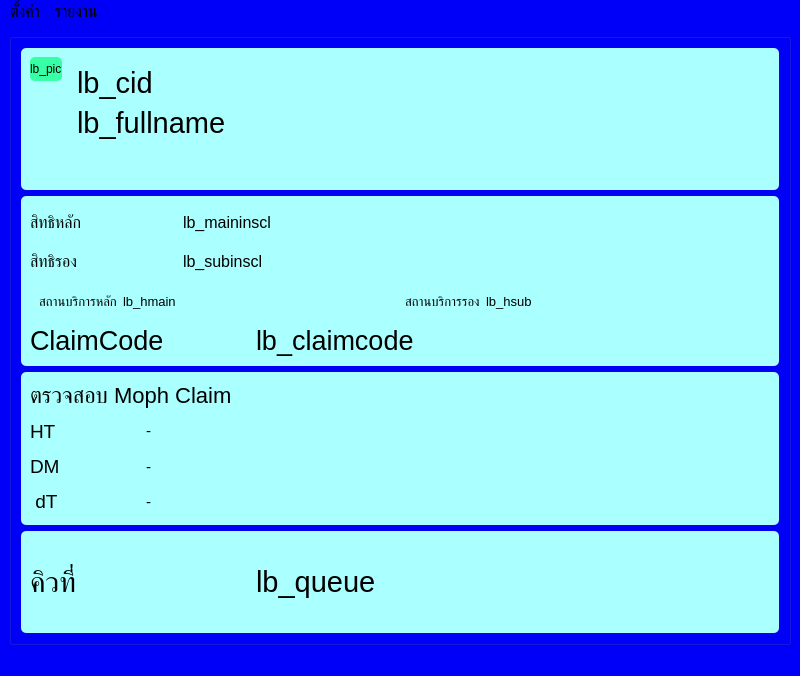
<?xml version="1.0" encoding="UTF-8"?>
<ui version="4.0">
 <class>MainWindow</class>
 <widget class="QMainWindow" name="MainWindow">
  <property name="geometry">
   <rect>
    <x>0</x>
    <y>0</y>
    <width>800</width>
    <height>676</height>
   </rect>
  </property>
  <property name="palette">
   <palette>
    <active>
     <colorrole role="Button">
      <brush brushstyle="SolidPattern">
       <color alpha="255">
        <red>0</red>
        <green>0</green>
        <blue>249</blue>
       </color>
      </brush>
     </colorrole>
     <colorrole role="Base">
      <brush brushstyle="SolidPattern">
       <color alpha="255">
        <red>0</red>
        <green>0</green>
        <blue>249</blue>
       </color>
      </brush>
     </colorrole>
     <colorrole role="Window">
      <brush brushstyle="SolidPattern">
       <color alpha="255">
        <red>0</red>
        <green>0</green>
        <blue>249</blue>
       </color>
      </brush>
     </colorrole>
    </active>
    <inactive>
     <colorrole role="Button">
      <brush brushstyle="SolidPattern">
       <color alpha="255">
        <red>0</red>
        <green>0</green>
        <blue>249</blue>
       </color>
      </brush>
     </colorrole>
     <colorrole role="Base">
      <brush brushstyle="SolidPattern">
       <color alpha="255">
        <red>0</red>
        <green>0</green>
        <blue>249</blue>
       </color>
      </brush>
     </colorrole>
     <colorrole role="Window">
      <brush brushstyle="SolidPattern">
       <color alpha="255">
        <red>0</red>
        <green>0</green>
        <blue>249</blue>
       </color>
      </brush>
     </colorrole>
    </inactive>
    <disabled>
     <colorrole role="Button">
      <brush brushstyle="SolidPattern">
       <color alpha="255">
        <red>0</red>
        <green>0</green>
        <blue>249</blue>
       </color>
      </brush>
     </colorrole>
     <colorrole role="Base">
      <brush brushstyle="SolidPattern">
       <color alpha="255">
        <red>0</red>
        <green>0</green>
        <blue>249</blue>
       </color>
      </brush>
     </colorrole>
     <colorrole role="Window">
      <brush brushstyle="SolidPattern">
       <color alpha="255">
        <red>0</red>
        <green>0</green>
        <blue>249</blue>
       </color>
      </brush>
     </colorrole>
    </disabled>
   </palette>
  </property>
  <property name="font">
   <font>
    <pointsize>14</pointsize>
   </font>
  </property>
  <property name="windowTitle">
   <string>MainWindow</string>
  </property>
  <property name="styleSheet">
   <string notr="true">background-color: rgb(0, 0, 249);</string>
  </property>
  <widget class="QWidget" name="centralwidget">
   <layout class="QGridLayout" name="gridLayout">
    <item row="0" column="0">
     <widget class="QGroupBox" name="groupBox">
      <property name="title">
       <string/>
      </property>
      <layout class="QVBoxLayout" name="verticalLayout_3" stretch="25,30,27,18">
       <item>
        <widget class="QFrame" name="frame_3">
         <property name="styleSheet">
          <string notr="true">background-color: rgb(170, 255, 255);
border-radius: 5px;</string>
         </property>
         <property name="frameShape">
          <enum>QFrame::StyledPanel</enum>
         </property>
         <property name="frameShadow">
          <enum>QFrame::Raised</enum>
         </property>
         <layout class="QFormLayout" name="formLayout">
          <item row="0" column="0">
           <widget class="QLabel" name="lb_pic">
            <property name="styleSheet">
             <string notr="true">background-color: rgb(55, 255, 165);</string>
            </property>
            <property name="text">
             <string>lb_pic</string>
            </property>
           </widget>
          </item>
          <item row="0" column="1">
           <widget class="QFrame" name="frame_5">
            <property name="frameShape">
             <enum>QFrame::StyledPanel</enum>
            </property>
            <property name="frameShadow">
             <enum>QFrame::Raised</enum>
            </property>
            <layout class="QVBoxLayout" name="verticalLayout_4">
             <item>
              <widget class="QLabel" name="lb_cid">
               <property name="font">
                <font>
                 <pointsize>22</pointsize>
                </font>
               </property>
               <property name="styleSheet">
                <string notr="true">color: rgb(0, 0, 0);</string>
               </property>
               <property name="text">
                <string>lb_cid</string>
               </property>
              </widget>
             </item>
             <item>
              <widget class="QLabel" name="lb_fullname">
               <property name="font">
                <font>
                 <pointsize>22</pointsize>
                </font>
               </property>
               <property name="styleSheet">
                <string notr="true">color: rgb(0, 0, 0);</string>
               </property>
               <property name="text">
                <string>lb_fullname</string>
               </property>
              </widget>
             </item>
            </layout>
           </widget>
          </item>
         </layout>
        </widget>
       </item>
       <item>
        <widget class="QFrame" name="frame">
         <property name="styleSheet">
          <string notr="true">background-color: rgb(170, 255, 255);
border-radius: 5px;</string>
         </property>
         <property name="frameShape">
          <enum>QFrame::StyledPanel</enum>
         </property>
         <property name="frameShadow">
          <enum>QFrame::Raised</enum>
         </property>
         <layout class="QVBoxLayout" name="verticalLayout">
          <item>
           <layout class="QHBoxLayout" name="horizontalLayout_10" stretch="20,80">
            <item>
             <widget class="QLabel" name="label_13">
              <property name="font">
               <font>
                <pointsize>12</pointsize>
               </font>
              </property>
              <property name="autoFillBackground">
               <bool>false</bool>
              </property>
              <property name="styleSheet">
               <string notr="true">color: rgb(0, 0, 0);</string>
              </property>
              <property name="text">
               <string>สิทธิหลัก</string>
              </property>
             </widget>
            </item>
            <item>
             <widget class="QLabel" name="lb_maininscl">
              <property name="font">
               <font>
                <pointsize>12</pointsize>
               </font>
              </property>
              <property name="styleSheet">
               <string notr="true">color: rgb(0, 0, 0);</string>
              </property>
              <property name="text">
               <string>lb_maininscl</string>
              </property>
             </widget>
            </item>
           </layout>
          </item>
          <item>
           <layout class="QHBoxLayout" name="horizontalLayout_6" stretch="20,80">
            <item>
             <widget class="QLabel" name="label_11">
              <property name="font">
               <font>
                <pointsize>12</pointsize>
               </font>
              </property>
              <property name="autoFillBackground">
               <bool>false</bool>
              </property>
              <property name="styleSheet">
               <string notr="true">color: rgb(0, 0, 0);</string>
              </property>
              <property name="text">
               <string>สิทธิรอง</string>
              </property>
             </widget>
            </item>
            <item>
             <widget class="QLabel" name="lb_subinscl">
              <property name="font">
               <font>
                <pointsize>12</pointsize>
               </font>
              </property>
              <property name="styleSheet">
               <string notr="true">color: rgb(0, 0, 0);</string>
              </property>
              <property name="text">
               <string>lb_subinscl</string>
              </property>
             </widget>
            </item>
           </layout>
          </item>
          <item>
           <widget class="QWidget" name="widget" native="true">
            <layout class="QHBoxLayout" name="horizontalLayout" stretch="10,40,10,40">
             <item>
              <widget class="QLabel" name="label">
               <property name="font">
                <font>
                 <pointsize>10</pointsize>
                </font>
               </property>
               <property name="text">
                <string>สถานบริการหลัก</string>
               </property>
              </widget>
             </item>
             <item>
              <widget class="QLabel" name="lb_hmain">
               <property name="font">
                <font>
                 <pointsize>10</pointsize>
                </font>
               </property>
               <property name="text">
                <string>lb_hmain</string>
               </property>
              </widget>
             </item>
             <item>
              <widget class="QLabel" name="label_4">
               <property name="font">
                <font>
                 <pointsize>10</pointsize>
                </font>
               </property>
               <property name="text">
                <string>สถานบริการรอง</string>
               </property>
              </widget>
             </item>
             <item>
              <widget class="QLabel" name="lb_hsub">
               <property name="font">
                <font>
                 <pointsize>10</pointsize>
                </font>
               </property>
               <property name="text">
                <string>lb_hsub</string>
               </property>
              </widget>
             </item>
            </layout>
           </widget>
          </item>
          <item>
           <layout class="QHBoxLayout" name="horizontalLayout_3" stretch="30,70">
            <item>
             <widget class="QLabel" name="label_5">
              <property name="font">
               <font>
                <pointsize>20</pointsize>
               </font>
              </property>
              <property name="autoFillBackground">
               <bool>false</bool>
              </property>
              <property name="styleSheet">
               <string notr="true">color: rgb(0, 0, 0);</string>
              </property>
              <property name="text">
               <string>ClaimCode</string>
              </property>
             </widget>
            </item>
            <item>
             <widget class="QLabel" name="lb_claimcode">
              <property name="font">
               <font>
                <pointsize>20</pointsize>
               </font>
              </property>
              <property name="styleSheet">
               <string notr="true">color: rgb(0, 0, 0);</string>
              </property>
              <property name="text">
               <string>lb_claimcode</string>
              </property>
             </widget>
            </item>
           </layout>
          </item>
         </layout>
        </widget>
       </item>
       <item>
        <widget class="QFrame" name="fm_moph">
         <property name="styleSheet">
          <string notr="true">background-color: rgb(170, 255, 255);
border-radius: 5px;</string>
         </property>
         <property name="frameShape">
          <enum>QFrame::StyledPanel</enum>
         </property>
         <property name="frameShadow">
          <enum>QFrame::Raised</enum>
         </property>
         <layout class="QVBoxLayout" name="verticalLayout_2">
          <item>
           <widget class="QLabel" name="label_2">
            <property name="styleSheet">
             <string notr="true">font-size:22px</string>
            </property>
            <property name="text">
             <string>ตรวจสอบ Moph Claim</string>
            </property>
           </widget>
          </item>
          <item>
           <layout class="QHBoxLayout" name="horizontalLayout_5" stretch="15,85">
            <item>
             <widget class="QLabel" name="label_7">
              <property name="font">
               <font>
                <pointsize>14</pointsize>
               </font>
              </property>
              <property name="autoFillBackground">
               <bool>false</bool>
              </property>
              <property name="styleSheet">
               <string notr="true">color: rgb(0, 0, 0);</string>
              </property>
              <property name="text">
               <string>HT</string>
              </property>
             </widget>
            </item>
            <item>
             <widget class="QLabel" name="lb_ht">
              <property name="font">
               <font>
                <pointsize>11</pointsize>
               </font>
              </property>
              <property name="styleSheet">
               <string notr="true">color: rgb(0, 0, 0);</string>
              </property>
              <property name="text">
               <string>-</string>
              </property>
             </widget>
            </item>
           </layout>
          </item>
          <item>
           <layout class="QHBoxLayout" name="horizontalLayout_4" stretch="15,85">
            <item>
             <widget class="QLabel" name="label_6">
              <property name="font">
               <font>
                <pointsize>14</pointsize>
               </font>
              </property>
              <property name="autoFillBackground">
               <bool>false</bool>
              </property>
              <property name="styleSheet">
               <string notr="true">color: rgb(0, 0, 0);</string>
              </property>
              <property name="text">
               <string>DM</string>
              </property>
             </widget>
            </item>
            <item>
             <widget class="QLabel" name="lb_dm">
              <property name="font">
               <font>
                <pointsize>11</pointsize>
               </font>
              </property>
              <property name="styleSheet">
               <string notr="true">color: rgb(0, 0, 0);</string>
              </property>
              <property name="text">
               <string>-</string>
              </property>
             </widget>
            </item>
           </layout>
          </item>
          <item>
           <layout class="QHBoxLayout" name="horizontalLayout_9" stretch="15,85">
            <item>
             <widget class="QLabel" name="label_12">
              <property name="font">
               <font>
                <pointsize>14</pointsize>
               </font>
              </property>
              <property name="autoFillBackground">
               <bool>false</bool>
              </property>
              <property name="styleSheet">
               <string notr="true">color: rgb(0, 0, 0);</string>
              </property>
              <property name="text">
               <string> dT</string>
              </property>
             </widget>
            </item>
            <item>
             <widget class="QLabel" name="lb_dt">
              <property name="font">
               <font>
                <pointsize>11</pointsize>
               </font>
              </property>
              <property name="styleSheet">
               <string notr="true">color: rgb(0, 0, 0);</string>
              </property>
              <property name="text">
               <string>-</string>
              </property>
             </widget>
            </item>
           </layout>
          </item>
         </layout>
        </widget>
       </item>
       <item>
        <widget class="QFrame" name="fm_queue">
         <property name="styleSheet">
          <string notr="true">background-color: rgb(170, 255, 255);
border-radius: 5px;</string>
         </property>
         <property name="frameShape">
          <enum>QFrame::StyledPanel</enum>
         </property>
         <property name="frameShadow">
          <enum>QFrame::Raised</enum>
         </property>
         <layout class="QHBoxLayout" name="horizontalLayout_8">
          <item>
           <layout class="QHBoxLayout" name="horizontalLayout_7" stretch="30,70">
            <item>
             <widget class="QLabel" name="label_8">
              <property name="font">
               <font>
                <pointsize>22</pointsize>
               </font>
              </property>
              <property name="autoFillBackground">
               <bool>false</bool>
              </property>
              <property name="styleSheet">
               <string notr="true">color: rgb(0, 0, 0);</string>
              </property>
              <property name="text">
               <string>คิวที่</string>
              </property>
             </widget>
            </item>
            <item>
             <widget class="QLabel" name="lb_queue">
              <property name="font">
               <font>
                <pointsize>22</pointsize>
               </font>
              </property>
              <property name="styleSheet">
               <string notr="true">color: rgb(0, 0, 0);</string>
              </property>
              <property name="text">
               <string>lb_queue</string>
              </property>
             </widget>
            </item>
           </layout>
          </item>
         </layout>
        </widget>
       </item>
      </layout>
     </widget>
    </item>
   </layout>
  </widget>
  <widget class="QMenuBar" name="menubar">
   <property name="geometry">
    <rect>
     <x>0</x>
     <y>0</y>
     <width>800</width>
     <height>34</height>
    </rect>
   </property>
   <property name="font">
    <font>
     <pointsize>12</pointsize>
    </font>
   </property>
   <property name="styleSheet">
    <string notr="true"/>
   </property>
   <property name="nativeMenuBar">
    <bool>true</bool>
   </property>
   <widget class="QMenu" name="menu">
    <property name="title">
     <string>ตั้งค่า</string>
    </property>
    <addaction name="mnuHIS"/>
    <addaction name="mnuMOPH"/>
    <addaction name="separator"/>
    <addaction name="mnuAbout"/>
   </widget>
   <widget class="QMenu" name="menu_2">
    <property name="title">
     <string>รายงาน</string>
    </property>
    <addaction name="mnuListAuth"/>
   </widget>
   <addaction name="menu"/>
   <addaction name="menu_2"/>
  </widget>
  <widget class="QStatusBar" name="statusbar"/>
  <action name="mnuHIS">
   <property name="text">
    <string>HIS</string>
   </property>
  </action>
  <action name="mnuNHSO">
   <property name="text">
    <string>NHSO</string>
   </property>
  </action>
  <action name="mnuMOPH">
   <property name="text">
    <string>MOPH</string>
   </property>
  </action>
  <action name="action">
   <property name="text">
    <string>-</string>
   </property>
  </action>
  <action name="mnuAbout">
   <property name="text">
    <string>About</string>
   </property>
  </action>
  <action name="mnuListAuth">
   <property name="text">
    <string>รายชื่อขอ Authen</string>
   </property>
  </action>
 </widget>
 <resources/>
 <connections/>
</ui>
